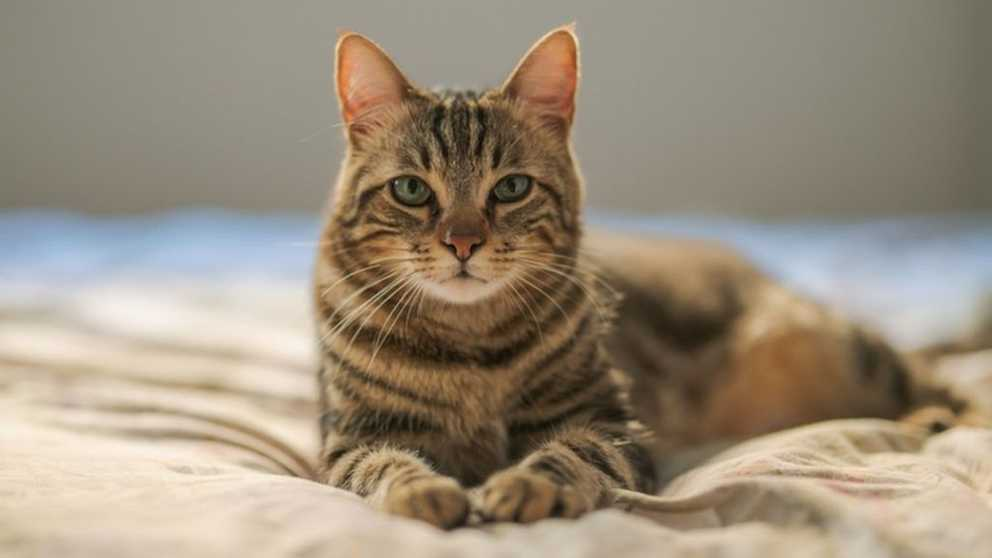
#> input picture src/img/cat.jpg, 992 x 558 px
$ jupyter execute --allow-errors chapter6.ipynb   (shell and % lines are left out)
#> lines starting #> are read from the running program, lines starting #| are printed output that depends on the picture
[cell 1]
import cv2
import matplotlib.pyplot as plt
import numpy as np

img = cv2.imread("src/img/lena.png")

def cv_show(img, name='img'):
    cv2.imshow(name, img)
    cv2.waitKey(0)
    cv2.destroyAllWindows()
    cv2.waitKey(1)

### 直方图

[cell 2]
hist = cv2.calcHist([img],[0],None,[256],[0,256])
#> hist = 256 values from 0 to 0
hist.shape
#> Out = (256, 1)

[cell 3]
plt.hist(hist.ravel(),256)
plt.show()
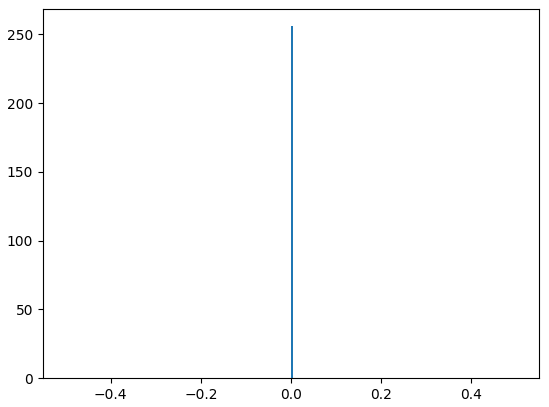
#> figure drawn by matplotlib, 1 panel; tallest bar 256 high, from x = 0 to 0.00391

[cell 4]
cat = cv2.imread("src/img/cat.jpg")
#> cat is the input picture: shape (558, 992, 3); mean B, G, R 124.8, 142.7, 155.3
color = ('b','g','r')
for i, col in enumerate(color):
    histr = cv2.calcHist([cat],[i],None,[256],[0,256])
    plt.plot(histr,color=col)
    plt.xlim([0,256])
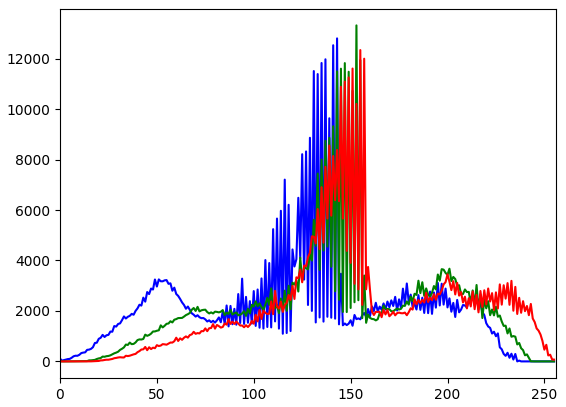
#> figure drawn by matplotlib, 1 panel; curve peaks at x = 143, y = 12804; curve peaks at x = 153, y = 13319; curve peaks at x = 155, y = 12341

mask操作

#> (a cell that did not finish here is left out)

#> (a cell that did not finish here is left out)

直方图均衡化

[cell 7]
img_gray = cv2.imread('src/img/lena.png',cv2.IMREAD_GRAYSCALE)
equ = cv2.equalizeHist(img_gray)
#> (the rest of this cell did not finish here and is left out)

自适应直方图均衡化

[cell 8]
clahe = cv2.createCLAHE(2.0, (8,8))
res_clahe = clahe.apply(img_gray)
#> (the rest of this cell did not finish here and is left out)

### 傅里叶变换

- 高频：变化剧烈，例如边界
- 低频：变化缓慢，例如一片大海

#### 滤波

- 低通滤波器：只保留低频，会使图像模糊
- 高通滤波器：只保留高频，会使图像细节增强

[cell 9]
img_float = np.float32(img_gray)
#> img_float = nan

#> (the rest of this cell did not finish here and is left out)

$ run again, with src/img/dog.jpg copied over src/img/cat.jpg
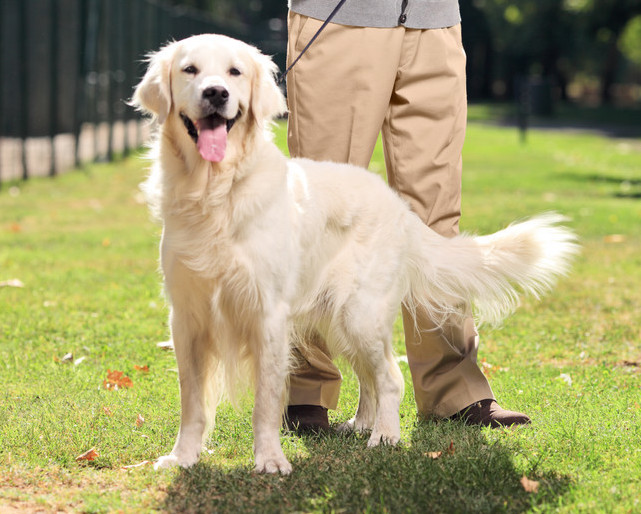
#> input picture src/img/dog.jpg, 641 x 514 px
#> hist = 256 values from 0 to 0
#> cat is the input picture: shape (514, 641, 3); mean B, G, R 113.2, 159.2, 165.5
#> `[cell 4] cat = cv2.imread("src/img/cat.jpg") color = ('b','g','r') for..`:
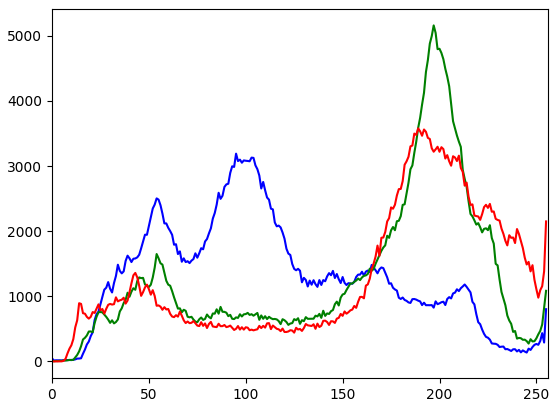
#> figure drawn by matplotlib, 1 panel; curve peaks at x = 95, y = 3191; curve peaks at x = 197, y = 5161; curve peaks at x = 189, y = 3579
#> img_float = nan
